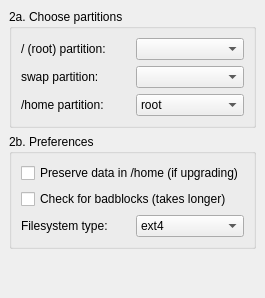
     <widget class="QWidget" name="Step_2">
      <layout class="QGridLayout">
       <property name="margin">
        <number>9</number>
       </property>
       <property name="spacing">
        <number>6</number>
       </property>
       <item row="2" column="0">
        <spacer>
         <property name="orientation">
          <enum>Qt::Vertical</enum>
         </property>
         <property name="sizeHint" stdset="0">
          <size>
           <width>20</width>
           <height>40</height>
          </size>
         </property>
        </spacer>
       </item>
       <item row="0" column="0">
        <widget class="QGroupBox" name="rootBox">
         <property name="sizePolicy">
          <sizepolicy hsizetype="MinimumExpanding" vsizetype="Minimum">
           <horstretch>0</horstretch>
           <verstretch>0</verstretch>
          </sizepolicy>
         </property>
         <property name="title">
          <string>2a. Choose partitions</string>
         </property>
         <layout class="QGridLayout">
          <property name="margin">
           <number>9</number>
          </property>
          <property name="spacing">
           <number>6</number>
          </property>
          <item row="1" column="1">
           <widget class="QComboBox" name="swapCombo">
            <property name="sizePolicy">
             <sizepolicy hsizetype="MinimumExpanding" vsizetype="Minimum">
              <horstretch>0</horstretch>
              <verstretch>0</verstretch>
             </sizepolicy>
            </property>
           </widget>
          </item>
          <item row="0" column="0">
           <widget class="QLabel" name="rootLabel">
            <property name="sizePolicy">
             <sizepolicy hsizetype="MinimumExpanding" vsizetype="Minimum">
              <horstretch>0</horstretch>
              <verstretch>0</verstretch>
             </sizepolicy>
            </property>
            <property name="font">
             <font/>
            </property>
            <property name="text">
             <string>/ (root) partition:</string>
            </property>
            <property name="wordWrap">
             <bool>false</bool>
            </property>
           </widget>
          </item>
          <item row="0" column="1">
           <widget class="QComboBox" name="rootCombo">
            <property name="sizePolicy">
             <sizepolicy hsizetype="MinimumExpanding" vsizetype="Minimum">
              <horstretch>0</horstretch>
              <verstretch>0</verstretch>
             </sizepolicy>
            </property>
           </widget>
          </item>
          <item row="1" column="0">
           <widget class="QLabel" name="swapLabel">
            <property name="sizePolicy">
             <sizepolicy hsizetype="MinimumExpanding" vsizetype="Minimum">
              <horstretch>0</horstretch>
              <verstretch>0</verstretch>
             </sizepolicy>
            </property>
            <property name="text">
             <string>swap partition:</string>
            </property>
            <property name="wordWrap">
             <bool>false</bool>
            </property>
           </widget>
          </item>
          <item row="2" column="0">
           <widget class="QLabel" name="homeLabel">
            <property name="sizePolicy">
             <sizepolicy hsizetype="MinimumExpanding" vsizetype="Minimum">
              <horstretch>0</horstretch>
              <verstretch>0</verstretch>
             </sizepolicy>
            </property>
            <property name="text">
             <string>/home partition:</string>
            </property>
            <property name="wordWrap">
             <bool>false</bool>
            </property>
           </widget>
          </item>
          <item row="2" column="1">
           <widget class="QComboBox" name="homeCombo">
            <property name="sizePolicy">
             <sizepolicy hsizetype="MinimumExpanding" vsizetype="Minimum">
              <horstretch>0</horstretch>
              <verstretch>0</verstretch>
             </sizepolicy>
            </property>
            <item>
             <property name="text">
              <string>root</string>
             </property>
            </item>
           </widget>
          </item>
         </layout>
        </widget>
       </item>
       <item row="1" column="0">
        <widget class="QGroupBox" name="partsPreferencesBox">
         <property name="sizePolicy">
          <sizepolicy hsizetype="MinimumExpanding" vsizetype="Minimum">
           <horstretch>0</horstretch>
           <verstretch>0</verstretch>
          </sizepolicy>
         </property>
         <property name="title">
          <string>2b. Preferences</string>
         </property>
         <layout class="QGridLayout">
          <property name="margin">
           <number>9</number>
          </property>
          <property name="spacing">
           <number>6</number>
          </property>
          <item row="1" column="0" colspan="2">
           <widget class="QCheckBox" name="badblocksCheck">
            <property name="sizePolicy">
             <sizepolicy hsizetype="MinimumExpanding" vsizetype="Minimum">
              <horstretch>0</horstretch>
              <verstretch>0</verstretch>
             </sizepolicy>
            </property>
            <property name="minimumSize">
             <size>
              <width>0</width>
              <height>0</height>
             </size>
            </property>
            <property name="text">
             <string>Check for badblocks (takes longer)</string>
            </property>
            <property name="checked">
             <bool>false</bool>
            </property>
           </widget>
          </item>
          <item row="2" column="1">
           <widget class="QComboBox" name="rootTypeCombo">
            <property name="sizePolicy">
             <sizepolicy hsizetype="MinimumExpanding" vsizetype="Minimum">
              <horstretch>0</horstretch>
              <verstretch>0</verstretch>
             </sizepolicy>
            </property>
            <item>
             <property name="text">
              <string>ext4</string>
             </property>
            </item>
            <item>
             <property name="text">
              <string>ext3</string>
             </property>
            </item>
            <item>
             <property name="text">
              <string>reiserfs</string>
             </property>
            </item>
           </widget>
          </item>
          <item row="2" column="0">
           <widget class="QLabel" name="rootTypeLabel">
            <property name="sizePolicy">
             <sizepolicy hsizetype="MinimumExpanding" vsizetype="Minimum">
              <horstretch>0</horstretch>
              <verstretch>0</verstretch>
             </sizepolicy>
            </property>
            <property name="minimumSize">
             <size>
              <width>0</width>
              <height>0</height>
             </size>
            </property>
            <property name="font">
             <font/>
            </property>
            <property name="text">
             <string>Filesystem type:</string>
            </property>
            <property name="wordWrap">
             <bool>false</bool>
            </property>
           </widget>
          </item>
          <item row="0" column="0" colspan="2">
           <widget class="QCheckBox" name="saveHomeCheck">
            <property name="sizePolicy">
             <sizepolicy hsizetype="MinimumExpanding" vsizetype="Minimum">
              <horstretch>0</horstretch>
              <verstretch>0</verstretch>
             </sizepolicy>
            </property>
            <property name="text">
             <string>Preserve data in /home (if upgrading)</string>
            </property>
           </widget>
          </item>
         </layout>
        </widget>
       </item>
      </layout>
     </widget>
